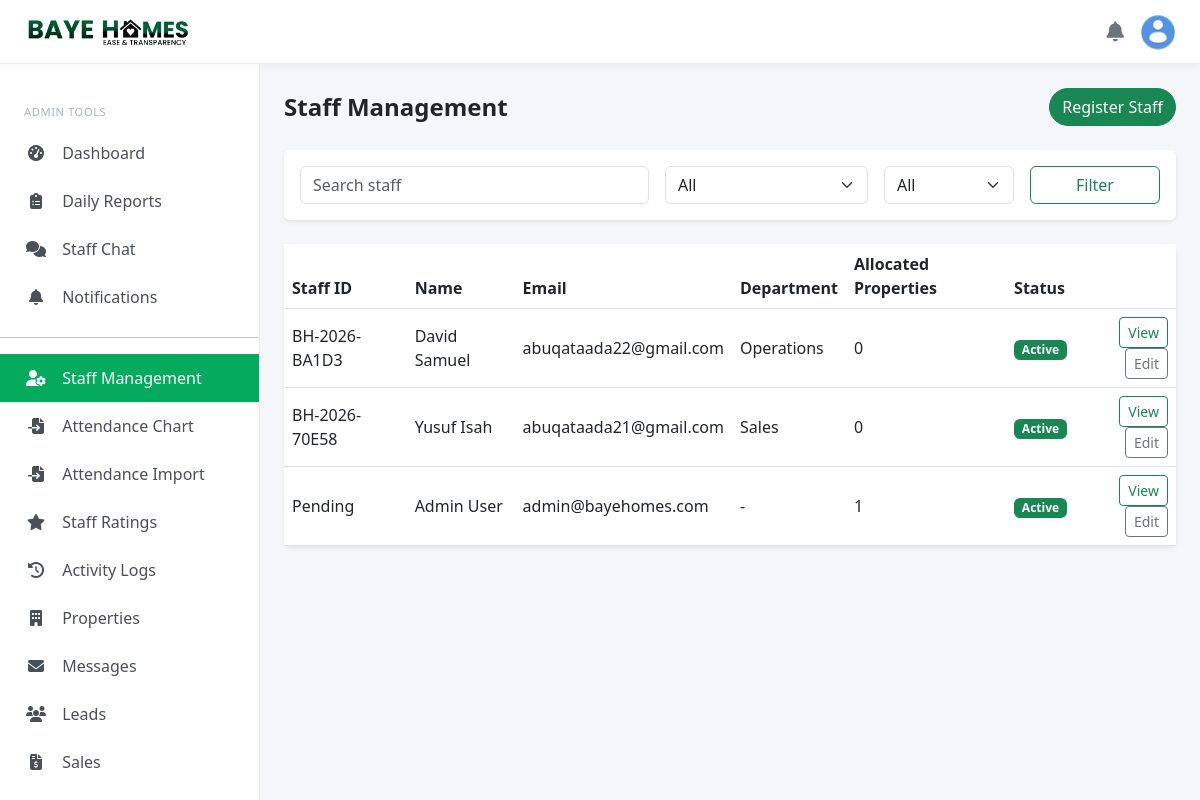
Screenshot of /staff/ (signed in) with the database file from the repository.
### models.py (models this page shows, shortened)
class User(UserMixin, db.Model):
    __tablename__ = 'users'
    id = db.Column(db.String(36), primary_key=True, default=generate_uuid)
    username = db.Column(db.String(80), unique=True, nullable=True)
    email = db.Column(db.String(120), unique=True, nullable=False, index=True)
    password_hash = db.Column(db.String(256), nullable=False)
    first_name = db.Column(db.String(80))
    last_name = db.Column(db.String(80))
    phone = db.Column(db.String(20))
    role = db.Column(db.Enum(UserRole, values_callable=enum_values), default=UserRole.CUSTOMER)
    is_admin = db.Column(db.Boolean, default=False)
    is_active = db.Column(db.Boolean, default=True)
    email_verified = db.Column(db.Boolean, default=False)
    verification_token = db.Column(db.String(100), unique=True)
    reset_token = db.Column(db.String(100), unique=True)
    created_at = db.Column(db.DateTime, default=datetime.now(timezone.utc))
    updated_at = db.Column(db.DateTime, default=datetime.now(timezone.utc), onupdate=datetime.now(timezone.utc))
    profile = db.relationship('Profile', backref='user', uselist=False)
    saved_properties = db.relationship('SavedProperty', backref='customer', lazy='dynamic')
    property_inquiries = db.relationship('PropertyInquiry', backref='customer', lazy='dynamic')
    sales = db.relationship('Sale', foreign_keys='Sale.customer_id', backref='customer', lazy='dynamic')
    leads_assigned = db.relationship('Lead', foreign_keys='Lead.assigned_to', backref='staff_user')
    investments = db.relationship('Investment', foreign_keys='Investment.investor_id', backref='investor', lazy='dynamic')
    staff_profile = db.relationship('StaffProfile', foreign_keys='StaffProfile.user_id', backref='user', uselist=False)
    activity_logs = db.relationship('ActivityLog', backref='user', lazy='dynamic')
    def get_full_name(self):
        return f"{self.first_name or ''} {self.last_name or ''}".strip() or self.username or self.email
    def is_admin_user(self):
        return self.role == UserRole.ADMIN

class StaffProfile(db.Model):
    __tablename__ = 'staff_profiles'
    user_id = db.Column(db.String(36), db.ForeignKey('users.id'), primary_key=True)
    staff_id = db.Column(db.String(20), unique=True)
    department = db.Column(db.Enum(StaffDepartment, values_callable=enum_values), default=StaffDepartment.SALES)
    role = db.Column(db.String(50))
    hire_date = db.Column(db.DateTime, default=datetime.now(timezone.utc))
    phone_extension = db.Column(db.String(10))
    reports_to = db.Column(db.String(36), db.ForeignKey('users.id'), nullable=True)
    subordinates = db.relationship('User', foreign_keys=[reports_to], remote_side='User.id')

### blueprints/staff.py (the view, shortened to what this page needs)
@staff_bp.route('/')
@login_required
@role_required(['admin'])
def list_staff():
    form = StaffFilterForm(request.args, meta={'csrf': False})
    query = staff_query()
    if form.department.data:
        query = query.join(
            StaffProfile,
            StaffProfile.user_id == User.id
        ).filter(StaffProfile.department == form.department.data)
    if form.is_active.data:
        query = query.filter(User.is_active == (form.is_active.data == 'true'))
    staff_members = query.order_by(User.created_at.desc()).all()
    return render_template('staff/list.html', staff_members=staff_members, form=form)

### forms/staff_forms.py
class StaffFilterForm(FlaskForm):
    search = StringField('Search', validators=[Optional()])
    department = SelectField('Department', choices=[('', 'All')] + [(d.value, d.value.title()) for d in StaffDepartment], validators=[Optional()])
    is_active = SelectField('Status', choices=[('', 'All'), ('true', 'Active'), ('false', 'Inactive')], validators=[Optional()])

### blueprints/staff.py (called while the page is built)
def staff_query():
    return User.query.filter(User.role.in_([UserRole.ADMIN, UserRole.STAFF]))

### templates/staff/list.html (shortened to what this page needs)
{% extends "admin/base_admin.html" %}
{% block content %}
<div class="d-flex justify-content-between align-items-center mb-4">
  <h4 class="fw-bold mb-0">Staff Management</h4>
  <a
    href="{{ url_for('staff.create_staff') }}"
    class="btn btn-success rounded-pill"
    >Register Staff</a
  >
</div>
<div class="card border-0 shadow-sm mb-4">
  <div class="card-body">
    <form method="GET" class="row g-3">
      <div class="col-md-5">
        {{ form.search(class='form-control', placeholder='Search staff') }}
      </div>
      <div class="col-md-3">{{ form.department(class='form-select') }}</div>
      <div class="col-md-2">{{ form.is_active(class='form-select') }}</div>
      <div class="col-md-2">
        <button class="btn btn-outline-success w-100">Filter</button>
      </div>
    </form>
  </div>
</div>
<div class="card border-0 shadow-sm">
  <div class="table-responsive">
    <table class="table align-middle mb-0">
      <thead>
        <tr>
          <th>Staff ID</th>
          <th>Name</th>
          <th>Email</th>
          <th>Department</th>
          <th>Allocated Properties</th>
          <th>Status</th>
          <th></th>
        </tr>
      </thead>
      <tbody>
        {% for staff in staff_members %}
        <tr>
          <td>
            {{ staff.staff_profile.staff_id if staff.staff_profile else
            'Pending' }}
          </td>
          <td>{{ staff.get_full_name() }}</td>
          <td>{{ staff.email }}</td>
          <td>
            {{ staff.staff_profile.department.value|title if staff.staff_profile
            and staff.staff_profile.department else '-' }}
          </td>
          <td>{{ staff.managed_properties|length }}</td>
          <td>
            <span
              class="badge bg-{{ 'success' if staff.is_active else 'secondary' }}"
              >{{ 'Active' if staff.is_active else 'Inactive' }}</span
            >
          </td>
          <td class="text-end">
            <a
              href="{{ url_for('staff.view_profile', staff_id=staff.id) }}"
              class="btn btn-sm btn-outline-success"
              >View</a
            >
            <a
              href="{{ url_for('staff.edit_staff', staff_id=staff.id) }}"
              class="btn btn-sm btn-outline-secondary"
              >Edit</a
            >
          </td>
        </tr>
        {% else %}
        <tr>
          <td colspan="7" class="text-center text-muted py-4">
            No staff found.
          </td>
        </tr>
        {% endfor %}
      </tbody>
    </table>
  </div>
</div>
{% endblock %}

### templates/admin/base_admin.html (shortened to what this page needs)
<!DOCTYPE html>
<html lang="en">
<head>
    <link href="https://cdn.jsdelivr.net/npm/bootstrap@5.3.0/dist/css/bootstrap.min.css" rel="stylesheet">
    <link rel="stylesheet" href="https://cdnjs.cloudflare.com/ajax/libs/font-awesome/6.4.0/css/all.min.css">
</head>
<body>
<nav class="topbar">
    <a href="{{ url_for('staff.dashboard') }}" class="brand">
        <img src="{{ url_for('static', filename='images/logo.png') }}" alt="Baye Homes">
    </a>
    <div class="ms-auto d-flex align-items-center gap-3">
        <a href="{{ url_for('staff.notifications') }}" class="text-secondary">
            <i class="fas fa-bell fa-lg"></i>
        </a>
        <div class="dropdown avatar-dropdown">
            <a class="dropdown-toggle" href="#" role="button" data-bs-toggle="dropdown" aria-expanded="false">
                {% if current_user.profile and current_user.profile.avatar_url %}
                    <img src="{{ url_for('static', filename=current_user.profile.avatar_url) }}" alt="Avatar">
                {% else %}
                    <img src="{{ url_for('static', filename='images/default-avatar.png') }}" alt="Avatar">
                {% endif %}
            </a>
        </div>
    </div>
</nav>
<aside class="sidebar" id="sidebar">
    <nav class="nav flex-column">
        <div class="nav-section">Admin Tools</div>
        <a class="nav-link {% if request.endpoint == 'admin.dashboard' %}active{% endif %}" href="{{ url_for('admin.dashboard') }}">
            <i class="fas fa-tachometer-alt"></i> Dashboard
        </a>
        <a class="nav-link {% if request.endpoint == 'sales.reports' %}active{% endif %}" href="{{ url_for('sales.reports') }}">
            <i class="fas fa-clipboard-list"></i> Daily Reports
        </a>
        <a class="nav-link {% if request.endpoint == 'staff.chat' %}active{% endif %}" href="{{ url_for('staff.chat') }}">
            <i class="fas fa-comments"></i> Staff Chat
        </a>
        <a class="nav-link {% if request.endpoint == 'staff.notifications' %}active{% endif %}" href="{{ url_for('staff.notifications') }}">
            <i class="fas fa-bell"></i> Notifications
        </a>
        {% if current_user.is_admin_user() %}
            <hr>
            <a class="nav-link {% if request.endpoint in ['staff.list_staff','staff.create_staff','staff.edit_staff'] %}active{% endif %}"
               href="{{ url_for('staff.list_staff') }}">
                <i class="fas fa-user-cog"></i> Staff Management
            </a>
            <a class="nav-link {% if request.endpoint == 'staff.attendance_chart' %}active{% endif %}"
               href="{{ url_for('staff.attendance_chart') }}">
                <i class="fas fa-file-import"></i> Attendance Chart
            </a>
            <a class="nav-link {% if request.endpoint == 'staff.import_attendance' %}active{% endif %}"
               href="{{ url_for('staff.import_attendance') }}">
                <i class="fas fa-file-import"></i> Attendance Import
            </a>
            <a class="nav-link {% if request.endpoint == 'staff.ratings' %}active{% endif %}"
               href="{{ url_for('staff.ratings') }}">
                <i class="fas fa-star"></i> Staff Ratings
            </a>
            <a class="nav-link {% if request.endpoint == 'staff.activity_logs' %}active{% endif %}"
               href="{{ url_for('staff.activity_logs') }}">
                <i class="fas fa-history"></i> Activity Logs
            </a>
            <a class="nav-link {% if request.endpoint in ['property_mgmt.property_list','property_mgmt.add_property'] %}active{% endif %}" href="{{ url_for('property_mgmt.property_list') }}">
                <i class="fas fa-building"></i> Properties
            </a>
            <a class="nav-link {% if request.endpoint in ['admin.messages','admin.mark_read'] %}active{% endif %}" href="{{ url_for('admin.messages') }}">
                <i class="fas fa-envelope"></i> Messages
            </a>
            <a class="nav-link {% if request.endpoint in ['crm.list_leads','crm.lead_detail'] %}active{% endif %}" href="{{ url_for('crm.list_leads') }}">
                <i class="fas fa-users"></i> Leads
            </a>
            <a class="nav-link " href="{{ url_for('sales.list_sales') }}">
                <i class="fas fa-file-invoice-dollar"></i> Sales
            </a>
            <a class="nav-link {% if request.endpoint in ['investment.admin_investments','investment.admin_reports'] %}active{% endif %}" href="{{ url_for('investment.admin_investments') }}">
            </a>
        {% endif %}
    </nav>
</aside>
<main class="main-content">
    {% block content %}{% endblock %}
</main>
</body>
</html>

### templates/admin/base_admin.html (style rules this page uses)
:root { --bh-green: #04AB5E; --bh-sidebar-width: 260px; --bh-topbar-height: 64px; }
body { padding-top: var(--bh-topbar-height); background: #f4f6f9; overflow-x: hidden; }
.topbar { position: fixed; top: 0; left: 0; right: 0; height: var(--bh-topbar-height); background: #fff; border-bottom: 1px solid #e9ecef; z-index: 1050; display: flex; align-items: center; padding: 0 1.5rem; box-shadow: 0 2px 8px rgba(0,0,0,0.04); }
.topbar .brand { font-weight: 700; font-size: 1.25rem; color: var(--bh-green); text-decoration: none; }
.topbar .brand img { height: 36px; }
.sidebar { position: fixed; top: var(--bh-topbar-height); left: 0; bottom: 0; width: var(--bh-sidebar-width); background: #fff; border-right: 1px solid #e9ecef; padding: 1.5rem 0; overflow-y: auto; z-index: 1040; transition: transform 0.3s ease; }
.sidebar .nav-link { color: #495057; padding: 0.75rem 1.5rem; border-radius: 0; font-weight: 500; transition: all 0.2s; }
.sidebar .nav-link.active { background: var(--bh-green); color: #fff; }
.sidebar .nav-link i { width: 24px; text-align: center; margin-right: 10px; }
.sidebar .nav-section { font-size: 0.7rem; text-transform: uppercase; letter-spacing: 0.05em; color: #adb5bd; padding: 0.5rem 1.5rem; margin-top: 0.5rem; }
.main-content { margin-left: var(--bh-sidebar-width); padding: 1.5rem; min-height: calc(100vh - var(--bh-topbar-height)); }
.avatar-dropdown .dropdown-toggle::after { display: none; }
.avatar-dropdown img { width: 36px; height: 36px; border-radius: 50%; object-fit: cover; cursor: pointer; }

### rows the page displays
User: staff_profile "BH-2026-BA1D3", get_full_name "David Samuel", email "abuqataada22@gmail.com", staff_profile.department.value "Operations", managed_properties|length "0", is_active "Active"
User: staff_profile "BH-2026-70E58", get_full_name "Yusuf Isah", email "abuqataada21@gmail.com", staff_profile.department.value "Sales", managed_properties|length "0", is_active "Active"
User: staff_profile "Pending", get_full_name "Admin User", email "admin@bayehomes.com", staff_profile.department.value "-", managed_properties|length "1", is_active "Active"
